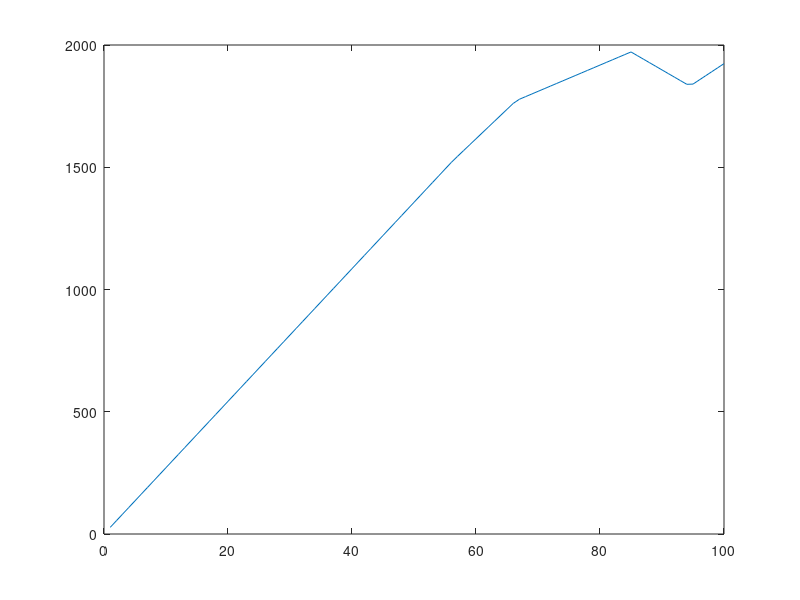

Source code (MATLAB):


A =[    1 2 3 1 1 2;
        2 2 1 2 2 1;
        1 0 3 2 2 1; 
        8 15 10 5 0 10;
        17 11 12 15 7 12;
        8 1 11 3 0 25;
        2 10 5 4 13 7; 
        15 0 20 7 10 25; 
        15 5 3 12 8 10; 
        15 13 15 18 10 7];

B = [   700; 
        610; 
        815; 
        4800; 
        4800;
        4800; 
        4800; 
        4800; 
        4800; 
        4800];
    
lb = [0; 0; 0; 0; 0; 0];

Aeq = [ 1 1 1 -1 -1 -1];
     
beq = [0];

f1 = [-43.66;-24.68; -42.9;-33.25; -23.88; -16.98];
f2 = [-1;-1;-1;-1;-1;-1];
f3 = [5; 5; 8; 6; 6; 5];
f4 = [32; 11 ; 32; 22; 17; 37];

A2 = [A;
    -1 -1 -1 -1 -1 -1
    ];
Abenefice =[A;
    -43.66 -24.68 -42.9 -33.25 -23.88 -16.98];
B2 = [B; -10000];


for k = 1:100
    x(k) = k;
    B2 = [B; -13392*(k/100)];
    res = linprog(f4,Abenefice,B2,[],[], lb, []);
    y(k) = f3' * res;
end
figure(1)
plot(x, y)

res = linprog(f4,Abenefice,B2,[],[], lb, []);
%res2 = linprog(f2, A,B, Aeq, beq, lb, [])
%sum = -f1'*res